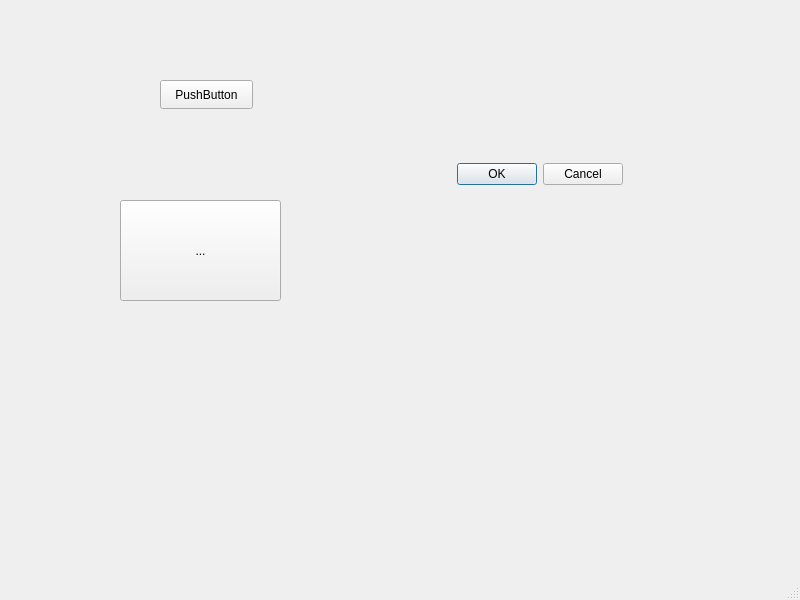
<?xml version="1.0" encoding="UTF-8"?>
<ui version="4.0">
 <class>MainWindow</class>
 <widget class="QMainWindow" name="MainWindow">
  <property name="geometry">
   <rect>
    <x>0</x>
    <y>0</y>
    <width>800</width>
    <height>600</height>
   </rect>
  </property>
  <property name="windowTitle">
   <string>MainWindow</string>
  </property>
  <widget class="QWidget" name="centralwidget">
   <widget class="QPushButton" name="pushButton">
    <property name="geometry">
     <rect>
      <x>160</x>
      <y>80</y>
      <width>93</width>
      <height>29</height>
     </rect>
    </property>
    <property name="text">
     <string>PushButton</string>
    </property>
   </widget>
   <widget class="QToolButton" name="toolButton">
    <property name="geometry">
     <rect>
      <x>120</x>
      <y>200</y>
      <width>161</width>
      <height>101</height>
     </rect>
    </property>
    <property name="text">
     <string>...</string>
    </property>
   </widget>
   <widget class="QDialogButtonBox" name="buttonBox">
    <property name="geometry">
     <rect>
      <x>430</x>
      <y>160</y>
      <width>193</width>
      <height>29</height>
     </rect>
    </property>
    <property name="standardButtons">
     <set>QDialogButtonBox::Cancel|QDialogButtonBox::Ok</set>
    </property>
   </widget>
  </widget>
  <widget class="QMenuBar" name="menubar">
   <property name="geometry">
    <rect>
     <x>0</x>
     <y>0</y>
     <width>800</width>
     <height>26</height>
    </rect>
   </property>
  </widget>
  <widget class="QStatusBar" name="statusbar"/>
 </widget>
 <resources/>
 <connections/>
</ui>
